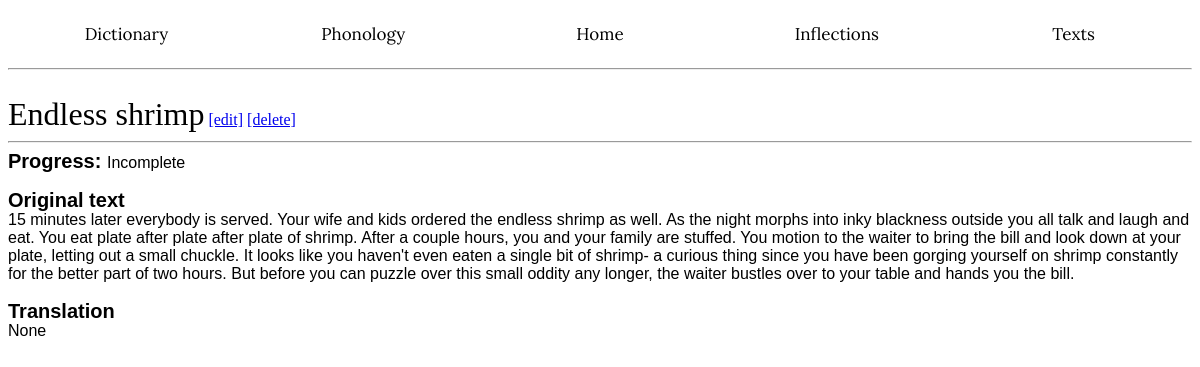
The page /texts/1/ on the database its author committed.
### app/models.py (models this page shows, shortened)
class Texts(db.Model):
    __tablename__ = 'Texts'
    id: so.Mapped[int] = so.mapped_column(primary_key=True)
    title: so.Mapped[str] = so.mapped_column(index=True)
    status: so.Mapped[str] = so.mapped_column(index=True)
    content: so.Mapped[str] = so.mapped_column()
    translation: so.Mapped[str] = so.mapped_column(nullable=True)

### app/routes.py (the view)
@app.route('/texts/<id>/', methods=['GET', 'POST'])
def readtext(id):
    match = Texts.query.filter(Texts.id == id).first()
    return render_template('readtext.html', match=match)

### app/templates/readtext.html (shortened to what this page needs)
<!DOCTYPE html>
<html lang="en">
<head>
</head>
    <body>
        {% extends "base.html" %}
        {% block content %}<br>
        <wordh1>{{ match.title }}</wordh1>
        <a href="{{ url_for('modifytext', id=match.id) }}">[edit]</a>
        <a href="{{ url_for('deletetext', id=match.id) }}">[delete]</a><hr>
        <wordh2>Progress: </wordh2><wordp>{{ match.status }}</wordp><br><br>
        <wordh2>Original text</wordh2><br><wordp>{{ match.content }}</wordp><br><br>
        <wordh2>Translation</wordh2><br><wordp>{{ match.translation }}</wordp><br><br>
        {% endblock %}

### app/static/style.css (style rules this page uses)
wordh1 { font-family: "Georgia", serif; color: black; font-size: 32px; }
wordh2 { font-family: "Arial", sans-serif; color: black; font-weight: bold; line-height: 20px; font-size: 20px; }
wordp { font-family: "Arial", sans-serif; color: black; font-size: 16px; }

### rows shown on the page
Texts: title "Endless shrimp", status "Incomplete", content "15 minutes later everybody is served. Your wife and kids ordered the endless shrimp as well. As the night morphs into inky blackness outside you all talk and laugh and eat. You eat plate after plate after plate of shrimp. After a couple hours, you and your family are stuffed. You motion to the waiter to bring the bill and look down at your plate, letting out a small chuckle. It looks like you haven't even eaten a single bit of shrimp- a curious thing since you have been gorging yourself on shrimp constantly for the better part of two hours. But before you can puzzle over this small oddity any longer, the waiter bustles over to your table and hands you the bill.", translation "None"
